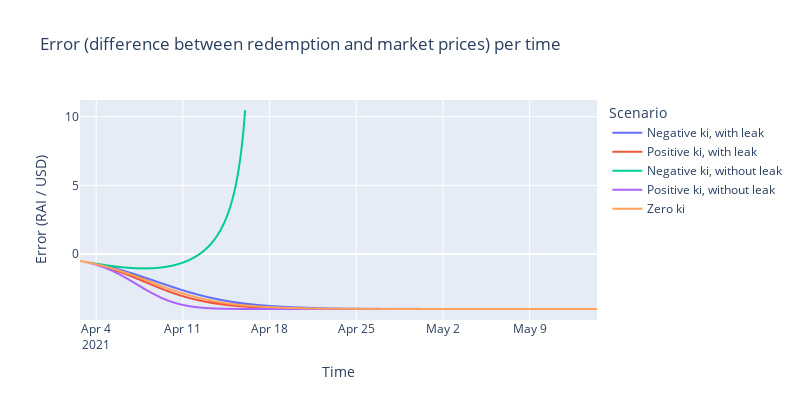

Notebook source saved alongside this figure:
### Code cell
fig = px.line(fig_df,
              x='timestamp',
              y='error',
              color='Scenario',              width=800,
              height=400,

              title='Error (difference between redemption and market prices) per time',
              labels={'error': 'Error (RAI / USD)',
                      'timestamp': 'Time'})

fig.show()

### Figure 1 — Plotly figure (JSON) as saved in the notebook; plotly's stock layout.template omitted (floating-point values rounded to 4 significant figures; data arrays with more than 128 entries replaced by an {"elided": "..."} marker saying what was removed)
{"data": [{"hovertemplate": "Scenario=Negative ki, with leak<br>Time=%{x}<br>Error (RAI / USD)=%{y}<extra></extra>", "legendgroup": "Negative ki, with leak", "line": {"color": "#636efa", "dash": "solid"}, "mode": "lines", "name": "Negative ki, with leak", "showlegend": true, "type": "scattergl", "x": {"elided": "1000 str values"}, "xaxis": "x", "y": {"elided": "1000 float values"}, "yaxis": "y"}, {"hovertemplate": "Scenario=Positive ki, with leak<br>Time=%{x}<br>Error (RAI / USD)=%{y}<extra></extra>", "legendgroup": "Positive ki, with leak", "line": {"color": "#EF553B", "dash": "solid"}, "mode": "lines", "name": "Positive ki, with leak", "showlegend": true, "type": "scattergl", "x": {"elided": "1000 str values"}, "xaxis": "x", "y": {"elided": "1000 float values"}, "yaxis": "y"}, {"hovertemplate": "Scenario=Negative ki, without leak<br>Time=%{x}<br>Error (RAI / USD)=%{y}<extra></extra>", "legendgroup": "Negative ki, without leak", "line": {"color": "#00cc96", "dash": "solid"}, "mode": "lines", "name": "Negative ki, without leak", "showlegend": true, "type": "scattergl", "x": {"elided": "320 str values"}, "xaxis": "x", "y": {"elided": "320 float values"}, "yaxis": "y"}, {"hovertemplate": "Scenario=Positive ki, without leak<br>Time=%{x}<br>Error (RAI / USD)=%{y}<extra></extra>", "legendgroup": "Positive ki, without leak", "line": {"color": "#ab63fa", "dash": "solid"}, "mode": "lines", "name": "Positive ki, without leak", "showlegend": true, "type": "scattergl", "x": {"elided": "1000 str values"}, "xaxis": "x", "y": {"elided": "1000 float values"}, "yaxis": "y"}, {"hovertemplate": "Scenario=Zero ki<br>Time=%{x}<br>Error (RAI / USD)=%{y}<extra></extra>", "legendgroup": "Zero ki", "line": {"color": "#FFA15A", "dash": "solid"}, "mode": "lines", "name": "Zero ki", "showlegend": true, "type": "scattergl", "x": {"elided": "1000 str values"}, "xaxis": "x", "y": {"elided": "1000 float values"}, "yaxis": "y"}], "layout": {"height": 400, "legend": {"title": {"text": "Scenario"}, "tracegroupgap": 0}, "title": {"text": "Error (difference between redemption and market prices) per time"}, "width": 800, "xaxis": {"anchor": "y", "domain": [0, 1], "title": {"text": "Time"}}, "yaxis": {"anchor": "x", "domain": [0, 1], "title": {"text": "Error (RAI / USD)"}}}}
